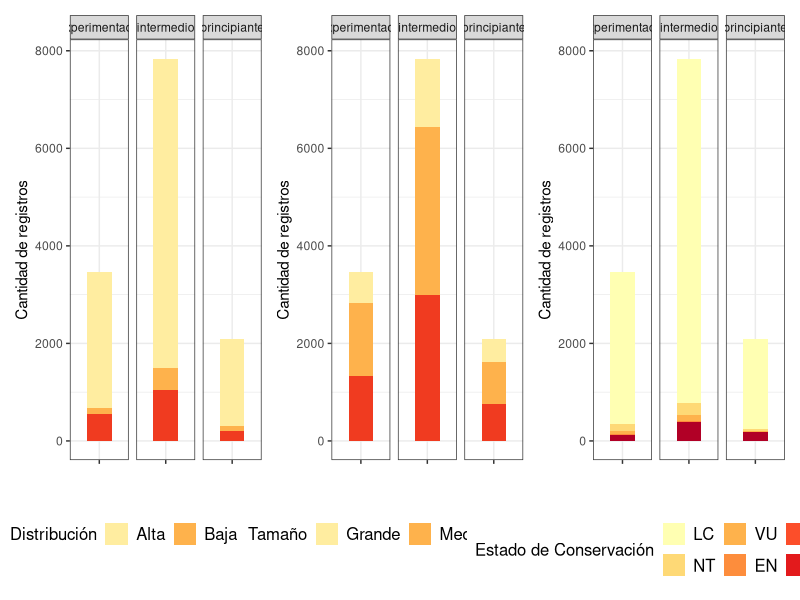
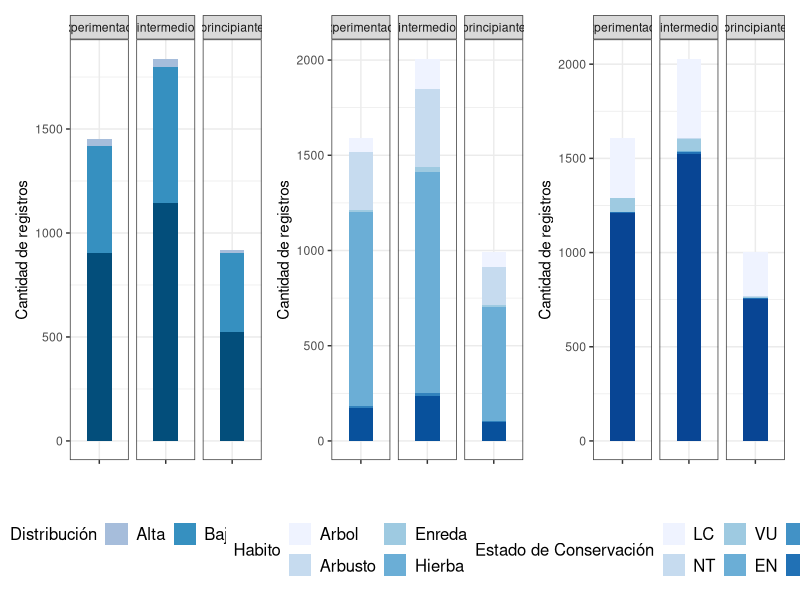

The R script that drew these images, in order:
# PAQUETES Y DATOS -------------------------------------------------------------
library(tidyverse)
library(ggplot2)
library(patchwork)
library(RColorBrewer)

registros_de_tetrapodosuy <- 
  read_csv("datos/Tablas/registros_de_tetrapodosuy.csv")
registros_de_plantasuy <- 
  read_csv("datos/Tablas/registros_de_plantasuy.csv")


# GRAFICOS PARA LA VISUALIZACION DE DATOS DE TETRAPODOS-------------------------

## GRUPOS
gruposT <- registros_de_tetrapodosuy %>% 
  group_by(nivel,clase) %>% count() %>% 
  ggplot(aes(x="", y=n, fill=clase)) +
  geom_bar(width = 0.5, stat = "identity", show.legend = T) + 
  labs(x="", y="Cantidad de registros", fill = "Clase") + 
  facet_grid(~nivel) + 
  scale_fill_brewer(palette = "YlOrRd") + 
  theme_bw()


## DISTRIBUCION
distribucionesT <- registros_de_tetrapodosuy %>% 
  group_by(nivel,distribucion_2) %>% count() %>% 
  ggplot(aes(x="", y=n, fill=distribucion_2)) + 
  geom_bar(width = 0.5, stat = "identity", show.legend = T) + 
  theme_bw() +
  labs(x="", y="Cantidad de registros", fill = "Distribución") + 
  facet_wrap(~nivel) + 
  scale_fill_brewer(palette = "YlOrRd") +
  theme(legend.position = "bottom", legend.title = element_text(size = 12),
        legend.text = element_text(size = 12))



## TAMAÑO
tamañoT <- registros_de_tetrapodosuy %>% 
  group_by(nivel,tamaño) %>% count() %>% 
  ggplot(aes(x="", y=n, fill=tamaño)) +
  geom_bar(width = 0.5, stat = "identity", show.legend = T) +
  theme_bw() +
  labs(x="", y="Cantidad de registros", fill = "Tamaño") + 
  facet_grid(~nivel) + 
  scale_fill_brewer(palette = "YlOrRd") + 
  theme(legend.position = "bottom", legend.title = element_text(size = 12),
        legend.text = element_text(size = 12))



## ESTADO DE CONSERVACIÓN
estadoT <- registros_de_tetrapodosuy %>% 
  mutate(status_global=factor
         (status_global,levels= c("LC","NT","VU","EN","CR","DD","NE"))) %>% 
  group_by(nivel,status_global) %>% count() %>% 
  ggplot(aes(x="", y=n, fill=status_global)) +
  geom_bar(width = 0.5, stat = "identity", show.legend = T) + 
  theme_bw() +
  labs(x="", y="Cantidad de registros", fill = "Estado de Conservación") + 
  facet_grid(~nivel) + 
  scale_fill_brewer(palette = "YlOrRd") + 
  theme(legend.position = "bottom", legend.title = element_text(size = 12),
        legend.text = element_text(size = 12))


distribucionesT + tamañoT + estadoT


# GRAFICOS PARA LA VISUALIZACION DE PLANTAS ------------------------------------

## GRUPOS
gruposP <- registros_de_plantasuy %>% 
  group_by(nivel,familia) %>% count() %>% 
  ggplot(aes(x="", y=n, fill=familia)) +
  geom_bar(width = 0.5, stat = "identity", show.legend = T) + 
  labs(x="", y="Cantidad de registros", fill = "Familia") + 
  facet_grid(~nivel) + 
  scale_fill_manual(values = c("#D0D1E6","#A6BDDB","#3690C0","#034E7B")) + 
  theme_bw()


## DISTRIBUCION
distribucionesP <- registros_de_plantasuy %>% filter(!is.na(distribucion_2)) %>% 
  group_by(nivel,distribucion_2) %>% count() %>% 
  ggplot(aes(x="", y=n, fill=distribucion_2)) +
  geom_bar(width = 0.5, stat = "identity", show.legend = T) + 
  theme_bw() +
  labs(x="", y="Cantidad de registros", fill = "Distribución") + 
  facet_grid(~nivel) + 
  scale_fill_manual(values = c("#A6BDDB","#3690C0","#034E7B")) + 
  theme(legend.position = "bottom", legend.title = element_text(size = 12),
                  legend.text = element_text(size = 12))


## HABITO
tamañoP <- registros_de_plantasuy %>% filter(Habito1 != "NE") %>% 
  group_by(nivel,Habito1) %>% count() %>% 
  ggplot(aes(x="", y=n, fill=Habito1)) +
  geom_bar(width = 0.5, stat = "identity", show.legend = T) + 
  theme_bw() +
  labs(x="", y="Cantidad de registros", fill = "Habito") + 
  facet_grid(~nivel) + 
  scale_fill_brewer(palette = "Blues") + 
  theme(legend.position = "bottom", legend.title = element_text(size = 12),
                  legend.text = element_text(size = 12))


## ESTADO DE CONSERVACIÓN
estadoP <- registros_de_plantasuy %>% filter(status_global != "EW") %>% 
  mutate(status_global=factor
         (status_global,levels=c("LC","NT","VU","EN","CR","DD","NE"))) %>%
  group_by(nivel,status_global) %>% count() %>% 
  ggplot(aes(x="", y=n, fill=status_global)) +
  geom_bar(width = 0.5, stat = "identity", show.legend = T) + 
  theme_bw() +
  labs(x="", y="Cantidad de registros", fill = "Estado de Conservación") + 
  facet_grid(~nivel) + 
  scale_fill_brewer(palette = "Blues") + 
  theme(legend.position = "bottom", legend.title = element_text(size = 12),
                  legend.text = element_text(size = 12))

distribucionesP + tamañoP + estadoP